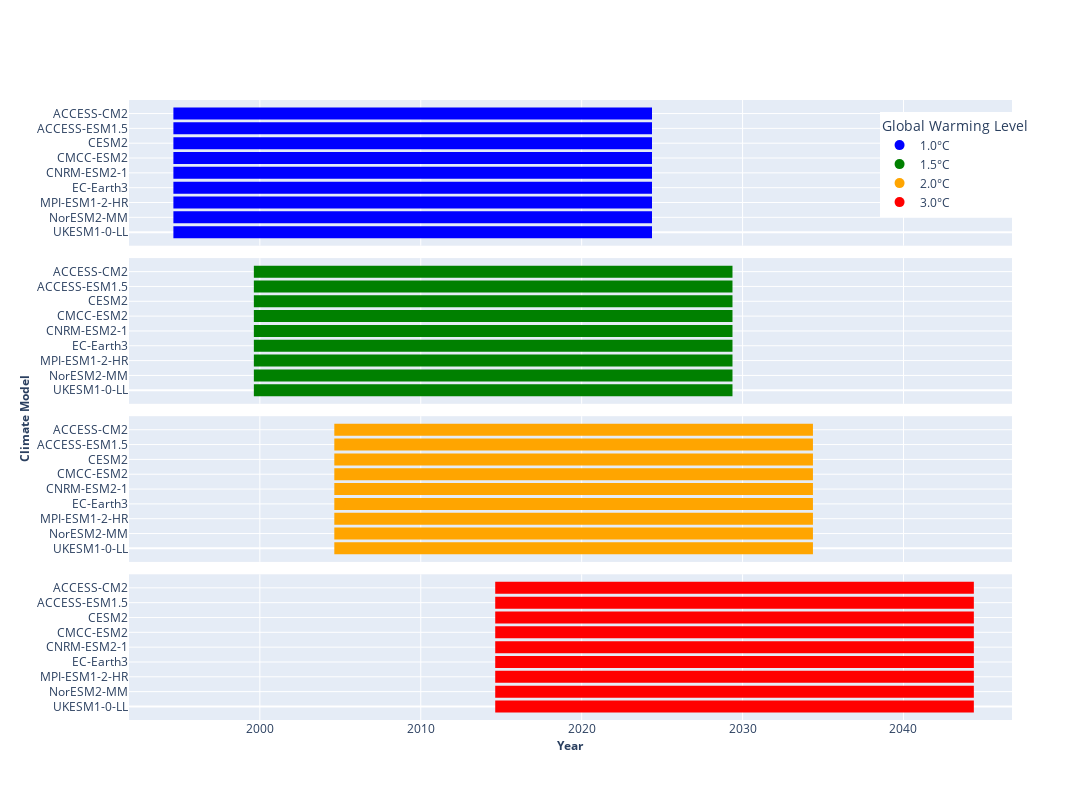

The cell this chart's notebook holds for it:
### Code cell
fig = make_subplots(
    rows=4,
    cols=1,
    shared_xaxes=True,
    vertical_spacing=0.02
)

# GWL 1.0
fig.add_trace(
    go.Scatter(
        xaxis = 'x1',
        yaxis = 'y1',
        y=w10.x,
        x=w10.start_year,
        mode='markers',
        marker={'size': 10, 'color': 'blue'},
        name='1.0\u00B0C',
        error_x={
            'thickness': 12,
            'width': 6,
            'type': 'data',
            'symmetric': False,
            'array': w10.end_year - w10.start_year,
            'arrayminus': w10.start_year - w10.start_year
        },
    ),
    row=1,
    col=1,
)
# GWL 1.5
fig.add_trace(
    go.Scatter(
        xaxis = 'x1',
        yaxis = 'y1',
        y=w15.x,
        x=w15.start_year,
        mode='markers',
        marker={'size': 10, 'color': 'green'},
        name='1.5\u00B0C',
        error_x={
            'thickness': 12,
            'width': 6,
            'type': 'data',
            'symmetric': False,
            'array': w15.end_year - w15.start_year,
            'arrayminus': w15.start_year - w15.start_year
        },
    ),
    row=2,
    col=1,
)
# GWL 2.0
fig.add_trace(
    go.Scatter(
        xaxis = 'x2',
        yaxis = 'y2',
        y=w20.x,
        x=w20.start_year,
        mode='markers',
        marker={'size': 10, 'color': 'orange'},
        name='2.0\u00B0C',
        error_x={
            'thickness': 12,
            'width': 6,
            'type': 'data',
            'symmetric': False,
            'array': w20.end_year - w20.start_year,
            'arrayminus': w20.start_year - w20.start_year
        },
    ),
    row=3,
    col=1,
)
# GWL 3.0
fig.add_trace(
    go.Scatter(
        xaxis = 'x3',
        yaxis = 'y3',
        y=w30.x,
        x=w30.start_year,
        mode='markers',
        marker={'size': 10, 'color': 'red'},
        name='3.0\u00B0C',
        error_x={
            'thickness': 12,
            'width': 6,
            'type': 'data',
            'symmetric': False,
            'array': w30.end_year - w30.start_year,
            'arrayminus': w30.start_year - w30.start_year
        },
    ),
    row=4,
    col=1,
)
fig.update_layout(
    width=1200,
    height=800,
#    title='Date-Range for Different Warming Levels',
#    titlefont=dict(size=24, color='black', family='Arial, sans-serif'),
    yaxis_title = '',
    xaxis_title = '',
    legend_title_text='Global Warming Level',
    legend = dict(x=0.85, y=0.98),
    xaxis=dict(anchor="y3"),
)
fig.update_yaxes(tickvals=w10.index, ticktext=w10.model)
fig.add_annotation(
    xref="x domain",
    yref="y domain",
    x=0.5,
    y=-3.5,
    text="<b>Year<b>",
    showarrow=False
)
fig.add_annotation(
    xref="x domain",
    yref="y domain",
    x=-0.13,
    y=-1.5,
    textangle=-90,
    text="<b>Climate Model<b>",
    showarrow=False
)
fig.show()

### Figure 1 — Plotly figure (JSON) as saved in the notebook; plotly's stock layout.template omitted (floating-point values rounded to 4 significant figures)
{"data": [{"error_x": {"array": [29, 29, 29, 29, 29, 29, 29, 29, 29], "arrayminus": [0, 0, 0, 0, 0, 0, 0, 0, 0], "symmetric": false, "thickness": 12, "type": "data", "width": 6}, "marker": {"color": "blue", "size": 10}, "mode": "markers", "name": "1.0°C", "type": "scatter", "x": [1995, 1995, 1995, 1995, 1995, 1995, 1995, 1995, 1995], "xaxis": "x", "y": [0, 1, 2, 3, 4, 5, 6, 7, 8], "yaxis": "y"}, {"error_x": {"array": [29, 29, 29, 29, 29, 29, 29, 29, 29], "arrayminus": [0, 0, 0, 0, 0, 0, 0, 0, 0], "symmetric": false, "thickness": 12, "type": "data", "width": 6}, "marker": {"color": "green", "size": 10}, "mode": "markers", "name": "1.5°C", "type": "scatter", "x": [2000, 2000, 2000, 2000, 2000, 2000, 2000, 2000, 2000], "xaxis": "x2", "y": [0, 1, 2, 3, 4, 5, 6, 7, 8], "yaxis": "y2"}, {"error_x": {"array": [29, 29, 29, 29, 29, 29, 29, 29, 29], "arrayminus": [0, 0, 0, 0, 0, 0, 0, 0, 0], "symmetric": false, "thickness": 12, "type": "data", "width": 6}, "marker": {"color": "orange", "size": 10}, "mode": "markers", "name": "2.0°C", "type": "scatter", "x": [2005, 2005, 2005, 2005, 2005, 2005, 2005, 2005, 2005], "xaxis": "x3", "y": [0, 1, 2, 3, 4, 5, 6, 7, 8], "yaxis": "y3"}, {"error_x": {"array": [29, 29, 29, 29, 29, 29, 29, 29, 29], "arrayminus": [0, 0, 0, 0, 0, 0, 0, 0, 0], "symmetric": false, "thickness": 12, "type": "data", "width": 6}, "marker": {"color": "red", "size": 10}, "mode": "markers", "name": "3.0°C", "type": "scatter", "x": [2015, 2015, 2015, 2015, 2015, 2015, 2015, 2015, 2015], "xaxis": "x4", "y": [0, 1, 2, 3, 4, 5, 6, 7, 8], "yaxis": "y4"}], "layout": {"annotations": [{"showarrow": false, "text": "<b>Year<b>", "x": 0.5, "xref": "x domain", "y": -3.5, "yref": "y domain"}, {"showarrow": false, "text": "<b>Climate Model<b>", "textangle": -90, "x": -0.13, "xref": "x domain", "y": -1.5, "yref": "y domain"}], "height": 800, "legend": {"title": {"text": "Global Warming Level"}, "x": 0.85, "y": 0.98}, "width": 1200, "xaxis": {"anchor": "y3", "domain": [0, 1], "matches": "x4", "showticklabels": false, "title": {"text": ""}}, "xaxis2": {"anchor": "y2", "domain": [0, 1], "matches": "x4", "showticklabels": false}, "xaxis3": {"anchor": "y3", "domain": [0, 1], "matches": "x4", "showticklabels": false}, "xaxis4": {"anchor": "y4", "domain": [0, 1]}, "yaxis": {"anchor": "x", "domain": [0.765, 1.0], "ticktext": ["UKESM1-0-LL", "NorESM2-MM", "MPI-ESM1-2-HR", "EC-Earth3", "CNRM-ESM2-1", "CMCC-ESM2", "CESM2", "ACCESS-ESM1.5", "ACCESS-CM2"], "tickvals": [0, 1, 2, 3, 4, 5, 6, 7, 8], "title": {"text": ""}}, "yaxis2": {"anchor": "x2", "domain": [0.51, 0.745], "ticktext": ["UKESM1-0-LL", "NorESM2-MM", "MPI-ESM1-2-HR", "EC-Earth3", "CNRM-ESM2-1", "CMCC-ESM2", "CESM2", "ACCESS-ESM1.5", "ACCESS-CM2"], "tickvals": [0, 1, 2, 3, 4, 5, 6, 7, 8]}, "yaxis3": {"anchor": "x3", "domain": [0.255, 0.49], "ticktext": ["UKESM1-0-LL", "NorESM2-MM", "MPI-ESM1-2-HR", "EC-Earth3", "CNRM-ESM2-1", "CMCC-ESM2", "CESM2", "ACCESS-ESM1.5", "ACCESS-CM2"], "tickvals": [0, 1, 2, 3, 4, 5, 6, 7, 8]}, "yaxis4": {"anchor": "x4", "domain": [0, 0.235], "ticktext": ["UKESM1-0-LL", "NorESM2-MM", "MPI-ESM1-2-HR", "EC-Earth3", "CNRM-ESM2-1", "CMCC-ESM2", "CESM2", "ACCESS-ESM1.5", "ACCESS-CM2"], "tickvals": [0, 1, 2, 3, 4, 5, 6, 7, 8]}}}
